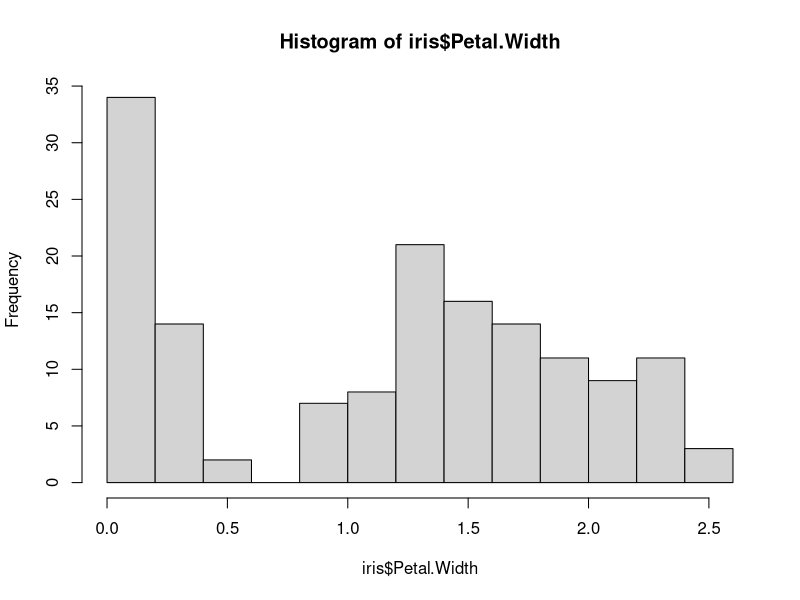
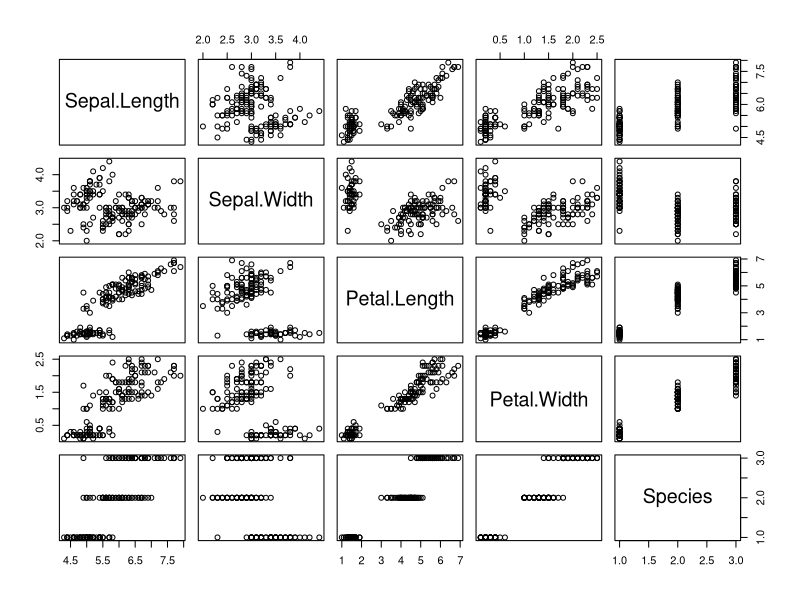
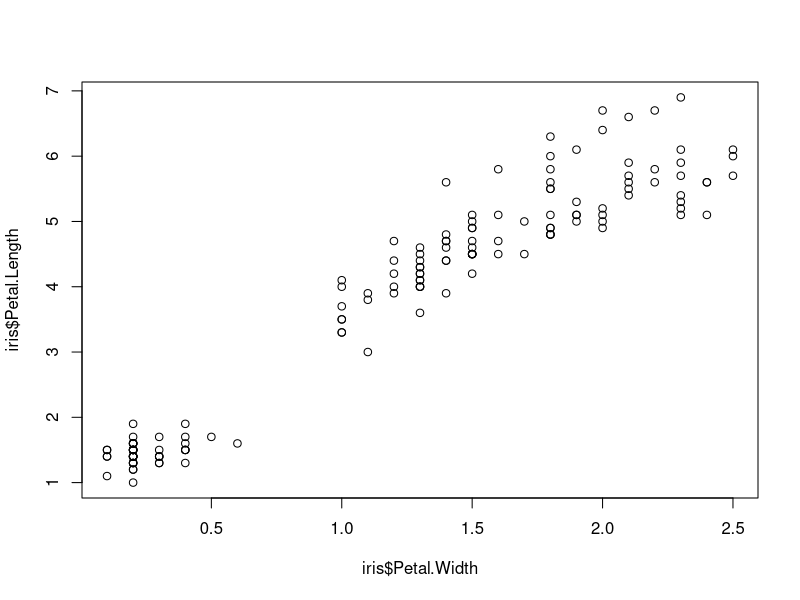
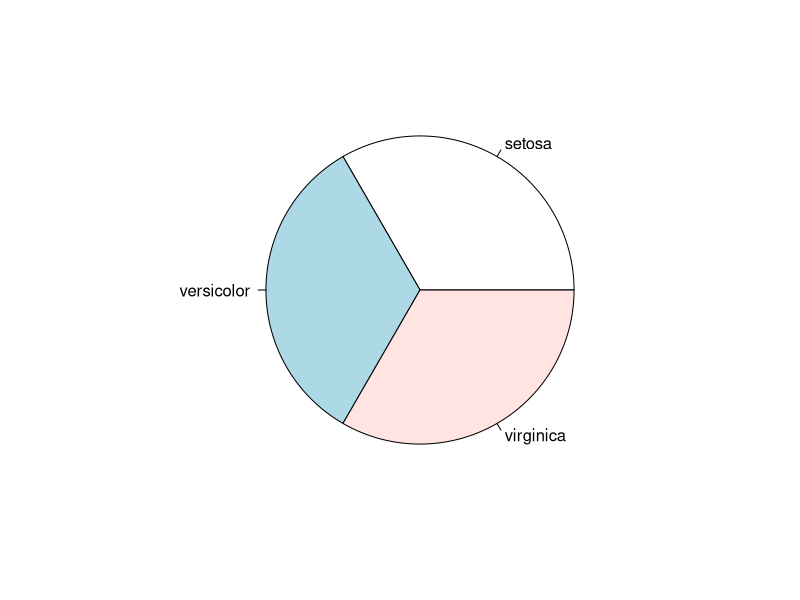
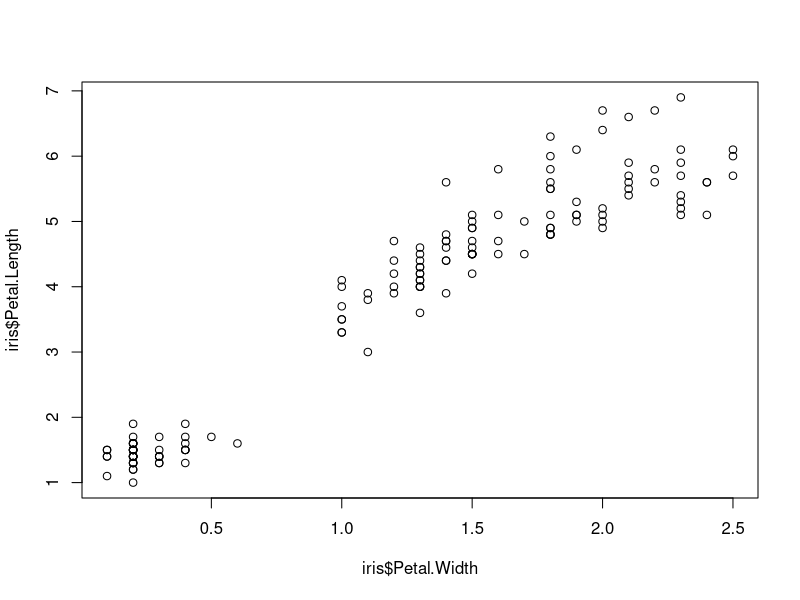
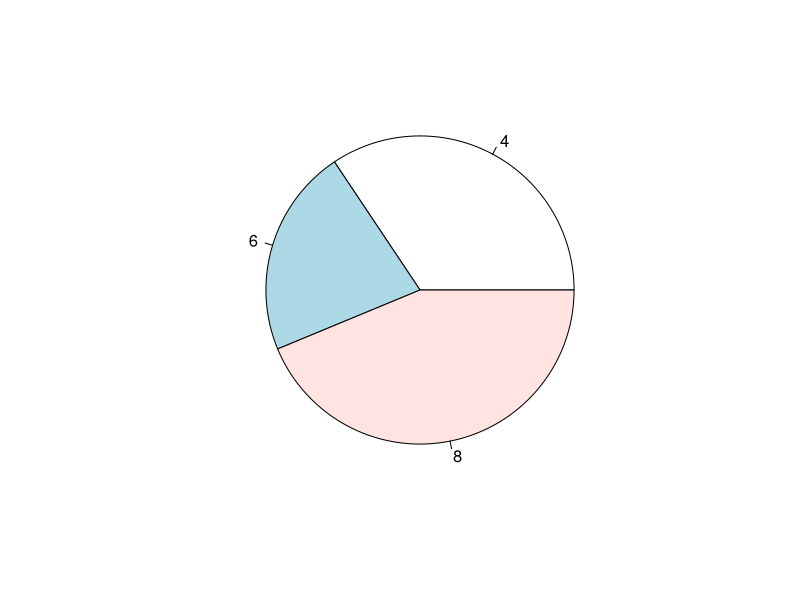

These charts were generated, in order, by the following R code:
data(iris)

hist (iris$Petal.Width)
plot (iris)
plot(iris$Petal.Width, iris$Petal.Length)
pie(table(iris$Species))

plot(iris$Petal.Width, iris$Petal.Length)
pie(table(mtcars$cyl))
